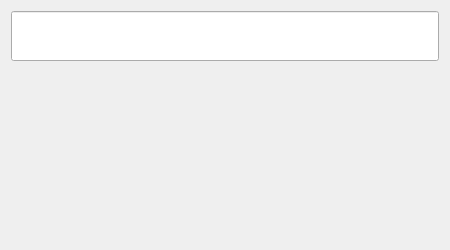
<?xml version="1.0" encoding="UTF-8"?>
<ui version="4.0">
 <class>GCalculatorUi</class>
 <widget class="QWidget" name="GCalculatorUi">
  <property name="geometry">
   <rect>
    <x>0</x>
    <y>0</y>
    <width>450</width>
    <height>250</height>
   </rect>
  </property>
  <property name="minimumSize">
   <size>
    <width>450</width>
    <height>250</height>
   </size>
  </property>
  <property name="windowTitle">
   <string>Calculatrice</string>
  </property>
  <layout class="QGridLayout" name="gridLayout">
   <item row="0" column="0">
    <widget class="QLineEdit" name="edtExpression">
     <property name="minimumSize">
      <size>
       <width>0</width>
       <height>50</height>
      </size>
     </property>
    </widget>
   </item>
   <item row="1" column="0">
    <spacer name="verticalSpacer">
     <property name="orientation">
      <enum>Qt::Vertical</enum>
     </property>
     <property name="sizeHint" stdset="0">
      <size>
       <width>20</width>
       <height>40</height>
      </size>
     </property>
    </spacer>
   </item>
  </layout>
 </widget>
 <resources/>
 <connections/>
</ui>
